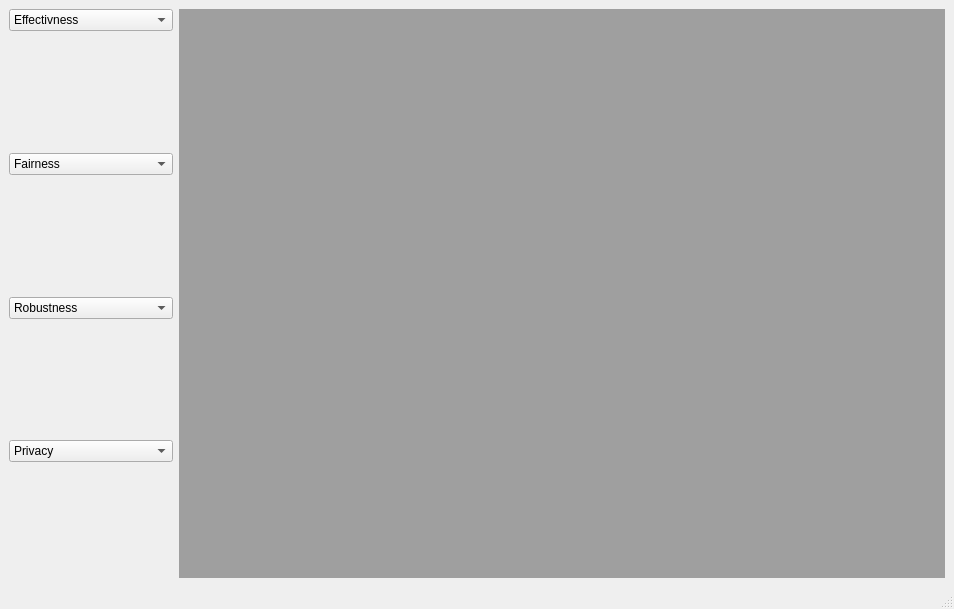
<?xml version="1.0" encoding="UTF-8"?>
<ui version="4.0">
 <class>MainWindow</class>
 <widget class="QMainWindow" name="MainWindow">
  <property name="geometry">
   <rect>
    <x>0</x>
    <y>0</y>
    <width>954</width>
    <height>609</height>
   </rect>
  </property>
  <property name="windowTitle">
   <string>MainWindow</string>
  </property>
  <widget class="QWidget" name="centralwidget">
   <layout class="QGridLayout" name="gridLayout">
    <item row="0" column="2" rowspan="8">
     <widget class="QMdiArea" name="mdiArea"/>
    </item>
    <item row="4" column="1">
     <widget class="QComboBox" name="robustnessBox">
      <item>
       <property name="text">
        <string>Robustness</string>
       </property>
      </item>
      <item>
       <property name="text">
        <string>Backdoor Attacks</string>
       </property>
      </item>
      <item>
       <property name="text">
        <string>Data Poisoning Attacks</string>
       </property>
      </item>
      <item>
       <property name="text">
        <string>Model Poisoning Attacks</string>
       </property>
      </item>
      <item>
       <property name="text">
        <string>Byzantine Attacks</string>
       </property>
      </item>
      <item>
       <property name="text">
        <string>Free-rider Attacks</string>
       </property>
      </item>
      <item>
       <property name="text">
        <string>Inference Attacks</string>
       </property>
      </item>
      <item>
       <property name="text">
        <string>Byzantine Robustness</string>
       </property>
      </item>
      <item>
       <property name="text">
        <string>Sybil Robustness</string>
       </property>
      </item>
      <item>
       <property name="text">
        <string>Certified Robustness</string>
       </property>
      </item>
     </widget>
    </item>
    <item row="2" column="1">
     <widget class="QComboBox" name="fairnessBox">
      <item>
       <property name="text">
        <string>Fairness</string>
       </property>
      </item>
      <item>
       <property name="text">
        <string>Fair Averaging</string>
       </property>
      </item>
     </widget>
    </item>
    <item row="6" column="1">
     <widget class="QComboBox" name="privacyBox">
      <item>
       <property name="text">
        <string>Privacy</string>
       </property>
      </item>
      <item>
       <property name="text">
        <string>Inverting Gradients</string>
       </property>
      </item>
     </widget>
    </item>
    <item row="0" column="1">
     <widget class="QComboBox" name="effectivenessBox">
      <item>
       <property name="text">
        <string>Effectivness</string>
       </property>
      </item>
      <item>
       <property name="text">
        <string>Data-Free Knowledge</string>
       </property>
      </item>
     </widget>
    </item>
   </layout>
  </widget>
  <widget class="QMenuBar" name="menubar">
   <property name="geometry">
    <rect>
     <x>0</x>
     <y>0</y>
     <width>954</width>
     <height>26</height>
    </rect>
   </property>
  </widget>
  <widget class="QStatusBar" name="statusbar"/>
 </widget>
 <resources/>
 <connections/>
</ui>
